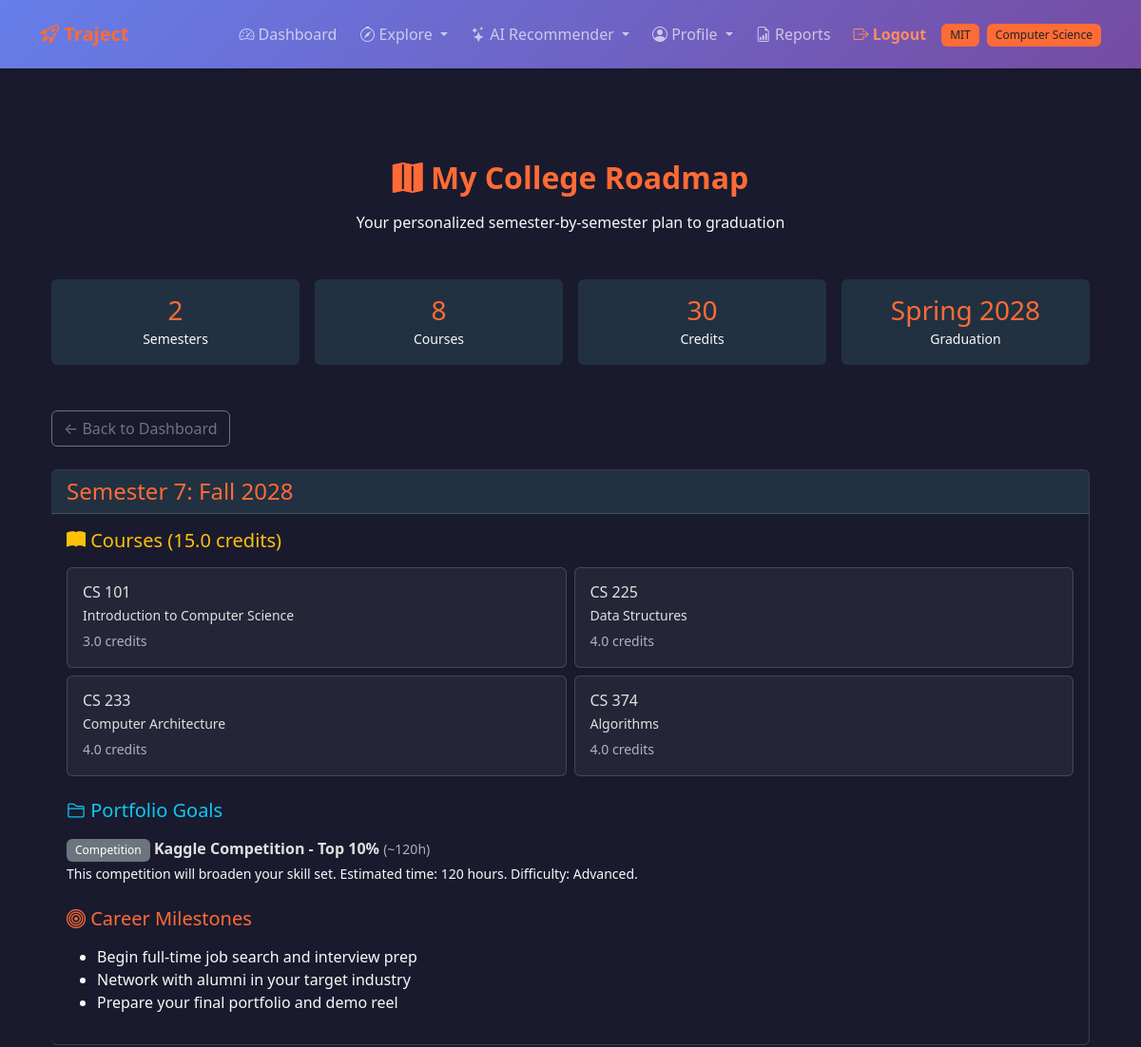
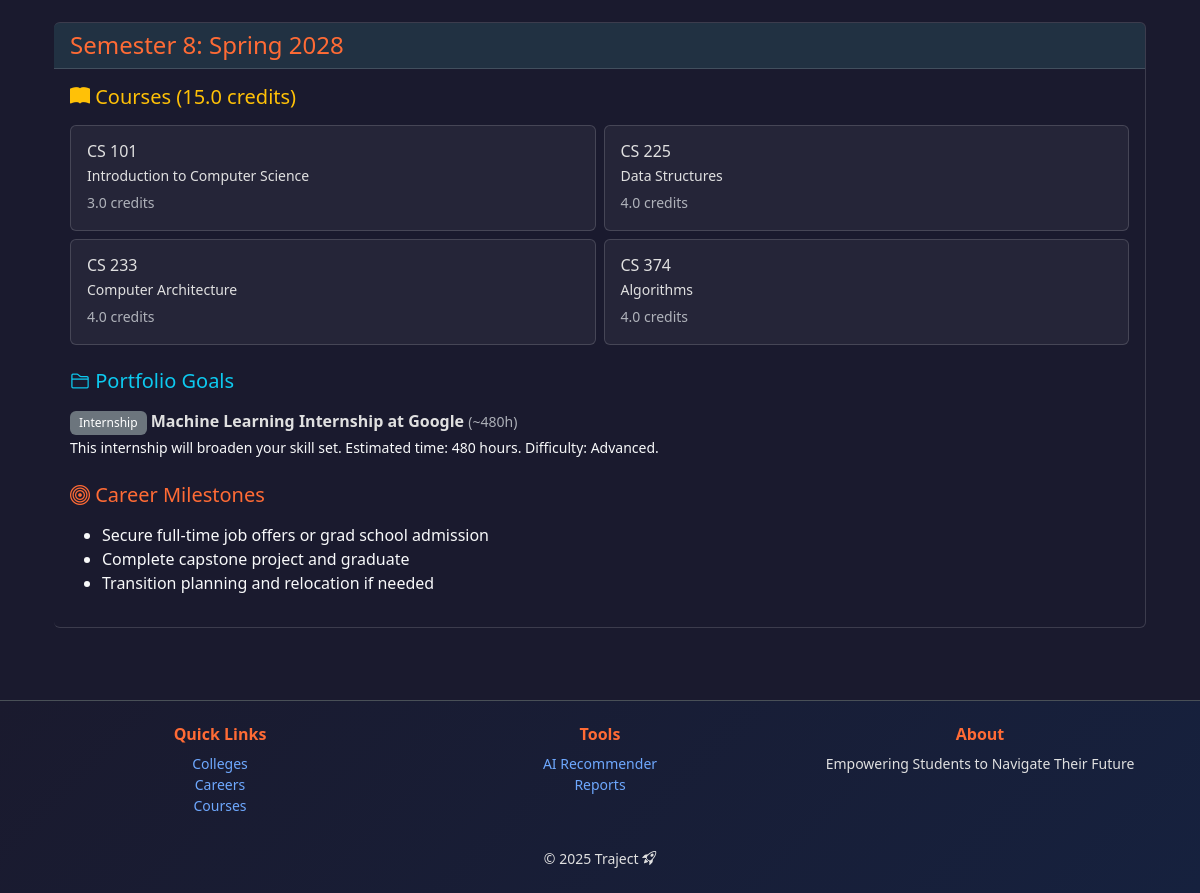
/recommender/roadmap/ (signed in), run on the app's committed database (2 pictures, top to bottom).
### accounts/models.py (models this page shows, shortened)
class UserProfile(models.Model):
    ACADEMIC_YEARS = [
        ('FR', 'Freshman'),
        ('SO', 'Sophomore'),
        ('JR', 'Junior'),
        ('SR', 'Senior'),
        ('GR', 'Graduate'),
    ]
    user = models.OneToOneField(
        User, on_delete=models.CASCADE, related_name='profile'
    )
    college = models.ForeignKey(
        "colleges.College",
        on_delete=models.SET_NULL,
        null=True, blank=True,
        related_name='students'
    )
    major = models.ForeignKey(
        "colleges.Major",
        on_delete=models.SET_NULL,
        null=True, blank=True,
        related_name='major_students'
    )
    minors = models.ManyToManyField(
        "colleges.Major",
        blank=True,
        related_name='minor_students',
        help_text="Optional secondary areas of study."
    )
    gpa = models.DecimalField(
        max_digits=4,
        decimal_places=2,
        validators=[MinValueValidator(0.0), MaxValueValidator(4.0)],
        null=True, blank=True,
        help_text="GPA on a 4.0 scale."
    )
    academic_year = models.CharField(
        max_length=2,
        choices=ACADEMIC_YEARS,
        default='FR'
    )
    personal_interests = models.TextField(blank=True)
    career_goals = models.TextField(blank=True)
    clubs_interest = models.TextField(blank=True)
    clubs_user_is_a_part_of = models.TextField(blank=True)
    skills = models.TextField(blank=True)
    work_experience = models.TextField(blank=True)
    preferred_industries = models.TextField(blank=True)
    preferred_locations = models.TextField(blank=True)
    preferred_positions = models.TextField(blank=True)
    preferred_company = models.TextField(blank=True)
    created_at = models.DateTimeField(auto_now_add=True)
    class Meta:
        ordering = ['user__username']
        verbose_name = "User Profile"
        verbose_name_plural = "User Profiles"
    def get_skills_list(self):
        if not self.skills:
            return []
        return [s.strip() for s in self.skills.split(',') if s.strip()]
    def get_interests_list(self):
        if not self.personal_interests:
            return []
        return [i.strip() for i in self.personal_interests.split(',') if i.strip()]

class Course(models.Model):
    subject = models.CharField(max_length=20)
    number = models.CharField(max_length=20)
    title = models.CharField(max_length=200)
    credits = models.DecimalField(
        max_digits=3, decimal_places=1,
        validators=[MinValueValidator(0.5), MaxValueValidator(10.0)]
    )
    major = models.ForeignKey(
        "colleges.Major",
        on_delete=models.CASCADE,
        related_name="recommended_courses"
    )
    description = models.TextField(blank=True)

class PortfolioItem(models.Model):
    ITEM_TYPES = [
        ('PROJECT', 'Project'),
        ('CERT', 'Certification'),
        ('MILESTONE', 'Milestone'),
        ('INTERNSHIP', 'Internship'),
        ('COMPETITION', 'Competition'),
    ]
    title = models.CharField(max_length=200)
    item_type = models.CharField(max_length=20, choices=ITEM_TYPES, default='PROJECT')
    description = models.TextField(blank=True)
    related_careers = models.ManyToManyField(
        'careers.Career',
        blank=True,
        related_name='portfolio_items'
    )
    skills_gained = models.TextField(
        blank=True,
        help_text="Comma-separated list of skills"
    )
    estimated_hours = models.PositiveIntegerField(
        null=True, blank=True,
        help_text="Estimated hours to complete"
    )
    difficulty_level = models.CharField(
        max_length=20,
        choices=[
            ('BEGINNER', 'Beginner'),
            ('INTERMEDIATE', 'Intermediate'),
            ('ADVANCED', 'Advanced'),
        ],
        default='BEGINNER'
    )
    resource_url = models.URLField(blank=True, null=True)
    created_at = models.DateTimeField(auto_now_add=True)
    class Meta:
        ordering = ['difficulty_level', 'title']
        verbose_name = "Portfolio Item"
        verbose_name_plural = "Portfolio Items"
    def get_skills_list(self):
        if not self.skills_gained:
            return []
        return [s.strip() for s in self.skills_gained.split(',') if s.strip()]

### colleges/models.py (models this page shows, shortened)
class College(models.Model):
    college_name = models.CharField(max_length=300)  # Full college name
    city = models.CharField(max_length=100)
    state = models.CharField(max_length=100)
    abbreviation = models.CharField(max_length=50, unique=True)  # e.g. UIUC
    logo_url = models.URLField(blank=True, null=True)
    class Meta:
        ordering = ["college_name"]

class Major(models.Model):
    college = models.ForeignKey(
        College, on_delete=models.CASCADE, related_name="majors"
    )
    name = models.CharField(max_length=120)
    code = models.CharField(max_length=20, blank=True)  # e.g., CS, ECE, etc.
    class Meta:
        unique_together = ("college", "name")  # Prevent duplicates within same college
        ordering = ["college__abbreviation", "name"]

### recommender/views.py (the view)
# urls.py: path('roadmap/', views.roadmap_view, name='roadmap'),
@login_required
def roadmap_view(request):
    profile = request.user.profile
    generator = RoadmapGenerator(profile)
    roadmap = generator.generate_roadmap()
    summary = generator.generate_summary()
    context = {
        'roadmap': roadmap,
        'summary': summary,
        'profile': profile,
    }
    return render(request, 'recommender/roadmap.html', context)

### recommender/engine.py (called while the page is built)
    def get_career_recommendations(self, limit: int = 5) -> List[Dict]:
        all_careers = Career.objects.all()
        recommendations = []
        for career in all_careers:
            match_data = self._calculate_career_match(career)
            if match_data['match_score'] > 0:
                recommendations.append({
                    'career': career,
                    'match_score': match_data['match_score'],
                    'matched_skills': match_data['matched_skills'],
                    'missing_skills': match_data['missing_skills'],
                    'reasoning': match_data['reasoning'],
                })
        recommendations.sort(key=lambda x: x['match_score'], reverse=True)
        return recommendations[:limit]

    def _assess_difficulty_match(self, difficulty: str) -> int:
        year = self.profile.academic_year
        difficulty_map = {
            'FR': {'BEGINNER': 10, 'INTERMEDIATE': 5, 'ADVANCED': 2},
            'SO': {'BEGINNER': 8, 'INTERMEDIATE': 10, 'ADVANCED': 5},
            'JR': {'BEGINNER': 5, 'INTERMEDIATE': 10, 'ADVANCED': 8},
            'SR': {'BEGINNER': 3, 'INTERMEDIATE': 8, 'ADVANCED': 10},
            'GR': {'BEGINNER': 2, 'INTERMEDIATE': 5, 'ADVANCED': 10},
        }
        return difficulty_map.get(year, {}).get(difficulty, 5)

    def _generate_portfolio_reasoning(
            self, item: PortfolioItem, item_skills: set, target_skills: set
    ) -> str:
        overlap = item_skills & target_skills
        if overlap:
            reason = f"This {item.get_item_type_display().lower()} will help you develop {', '.join(list(overlap)[:2])}, "
            reason += f"which are important for your target careers. "
        else:
            reason = f"This {item.get_item_type_display().lower()} will broaden your skill set. "
        if item.estimated_hours:
            reason += f"Estimated time: {item.estimated_hours} hours. "
        reason += f"Difficulty: {item.get_difficulty_level_display()}."
        return reason

### recommender/roadmap.py (called while the page is built)
    def _get_current_semester_index(self) -> int:
        year_map = {
            'FR': 0,
            'SO': 2,
            'JR': 4,
            'SR': 6,
            'GR': 8,
        }
        return year_map.get(self.profile.academic_year, 0)

### templates/recommender/roadmap.html (shortened to what this page needs)
{% extends "accounts/base.html" %}
{% load static %}
{% block content %}
<div class="container mt-5">
 <div class="text-center mb-5">
 <h2 class="fw-bold text-accent mb-3"><i class="bi bi-map-fill"></i> My College Roadmap</h2>
 <p class="text-light">Your personalized semester-by-semester plan to graduation</p>
 </div>
 <div class="row g-3 mb-5">
 <div class="col-md-3">
 <div class="card text-center" style="background: rgba(102, 252, 241, 0.1); border: 1px solid var(--tj-accent);">
 <div class="card-body">
 <h3 class="text-accent mb-0">{{ summary.total_semesters }}</h3>
 <small class="text-light">Semesters</small>
 </div>
 </div>
 </div>
 <div class="col-md-3">
 <div class="card text-center" style="background: rgba(102, 252, 241, 0.1); border: 1px solid var(--tj-accent);">
 <div class="card-body">
 <h3 class="text-accent mb-0">{{ summary.total_courses }}</h3>
 <small class="text-light">Courses</small>
 </div>
 </div>
 </div>
 <div class="col-md-3">
 <div class="card text-center" style="background: rgba(102, 252, 241, 0.1); border: 1px solid var(--tj-accent);">
 <div class="card-body">
 <h3 class="text-accent mb-0">{{ summary.total_credits|floatformat:0 }}</h3>
 <small class="text-light">Credits</small>
 </div>
 </div>
 </div>
 <div class="col-md-3">
 <div class="card text-center" style="background: rgba(102, 252, 241, 0.1); border: 1px solid var(--tj-accent);">
 <div class="card-body">
 <h3 class="text-accent mb-0">{{ summary.graduation_season }} {{ summary.graduation_year }}</h3>
 <small class="text-light">Graduation</small>
 </div>
 </div>
 </div>
 </div>
 <div class="mb-4">
 <a href="{% url 'accounts:dashboard' %}" class="btn btn-outline-secondary">← Back to Dashboard</a>
 </div>
 {% for semester in roadmap %}
 <div class="card mb-4" style="border-left: 4px solid var(--tj-accent);">
 <div class="card-header" style="background: rgba(102, 252, 241, 0.1);">
 <h4 class="mb-0 text-accent">
 Semester {{ semester.semester_number }}: {{ semester.season }} {{ semester.year }}
 </h4>
 </div>
 <div class="card-body">
 <div class="mb-4">
 <h5 class="text-warning mb-3"><i class="bi bi-book-fill"></i> Courses ({{ semester.total_credits|floatformat:1 }} credits)</h5>
 {% if semester.courses %}
 <div class="row g-2">
 {% for course_data in semester.courses %}
 <div class="col-md-6">
 <div class="card h-100" style="background: rgba(255, 255, 255, 0.05);">
 <div class="card-body p-3">
 <h6 class="mb-1">{{ course_data.course.subject }} {{ course_data.course.number }}</h6>
 <p class="small mb-1">{{ course_data.course.title }}</p>
 <small class="text-muted">{{ course_data.credits }} credits</small>
 </div>
 </div>
 </div>
 {% endfor %}
 </div>
 {% else %}
 <p class="text-muted small">No courses scheduled for this semester.</p>
 {% endif %}
 </div>
 <div class="mb-4">
 <h5 class="text-info mb-3"><i class="bi bi-folder2"></i> Portfolio Goals</h5>
 {% if semester.portfolio_items %}
 <ul class="list-unstyled">
 {% for item_data in semester.portfolio_items %}
 <li class="mb-2">
 <span class="badge bg-secondary">{{ item_data.item.get_item_type_display }}</span>
 <strong>{{ item_data.item.title }}</strong>
 {% if item_data.estimated_hours %}
 <small class="text-muted">(~{{ item_data.estimated_hours }}h)</small>
 {% endif %}
 <br>
 <small class="text-light">{{ item_data.reasoning }}</small>
 </li>
 {% endfor %}
 </ul>
 {% else %}
 <p class="text-muted small">No portfolio items for this semester.</p>
 {% endif %}
 </div>
 <div>
 <h5 class="text-accent mb-3"><i class="bi bi-bullseye"></i> Career Milestones</h5>
 {% if semester.milestones %}
 <ul>
 {% for milestone in semester.milestones %}
 <li class="text-light">{{ milestone }}</li>
 {% endfor %}
 </ul>
 {% else %}
 <p class="text-muted small">No specific milestones for this semester.</p>
 {% endif %}
 </div>
 </div>
 </div>
 {% empty %}
 <div class="alert alert-info">
 No roadmap available. Make sure you have a major selected in your profile.
 </div>
 {% endfor %}
</div>
{% endblock %}

### templates/accounts/base.html (shortened to what this page needs)
{% load static %}
<!DOCTYPE html>
<html lang="en" data-bs-theme="dark">
 <head>
 <link
 href="https://cdn.jsdelivr.net/npm/bootstrap@5.3.3/dist/css/bootstrap.min.css"
 rel="stylesheet"
 >
 <link
 rel="stylesheet"
 href="https://cdn.jsdelivr.net/npm/bootstrap-icons@1.11.3/font/bootstrap-icons.min.css"
 >
 <link rel="stylesheet" href="{% static 'css/traject.css' %}">
 </head>
 <body class="traject-bg d-flex flex-column min-vh-100">
 <nav class="navbar navbar-expand-lg traject-navbar py-3">
 <div class="container">
 <a class="navbar-brand fw-bold text-accent" href="/">
 <i class="bi bi-rocket-takeoff"></i> Traject
 </a>
 <div class="collapse navbar-collapse" id="navbarNav">
 <ul class="navbar-nav ms-auto align-items-center gap-2">
 {% if user.is_authenticated %}
 <li class="nav-item">
 <a class="nav-link" href="{% url 'accounts:dashboard' %}">
 <i class="bi bi-speedometer2"></i> Dashboard
 </a>
 </li>
 <li class="nav-item dropdown">
 <a class="nav-link dropdown-toggle" href="#" role="button" data-bs-toggle="dropdown">
 <i class="bi bi-compass"></i> Explore
 </a>
 </li>
 <li class="nav-item dropdown">
 <a class="nav-link dropdown-toggle" href="#" role="button" data-bs-toggle="dropdown">
 <i class="bi bi-stars"></i> AI Recommender
 </a>
 </li>
 <li class="nav-item dropdown">
 <a class="nav-link dropdown-toggle" href="#" role="button" data-bs-toggle="dropdown">
 <i class="bi bi-person-circle"></i> Profile
 </a>
 </li>
 <li class="nav-item">
 <a class="nav-link" href="{% url 'accounts:reports' %}">
 <i class="bi bi-file-earmark-bar-graph"></i> Reports
 </a>
 </li>
 <li class="nav-item">
 <a class="nav-link fw-semibold text-accent-dark" href="{% url 'accounts:logout' %}">
 <i class="bi bi-box-arrow-right"></i> Logout
 </a>
 </li>
 {% if user.profile.college %}
 <li class="nav-item">
 <span class="badge bg-accent text-dark" data-bs-toggle="tooltip" title="Your College">
 {{ user.profile.college.abbreviation }}
 </span>
 </li>
 {% endif %}
 {% if user.profile.major %}
 <li class="nav-item">
 <span class="badge bg-accent text-dark" data-bs-toggle="tooltip" title="Your Major">
 {{ user.profile.major.name }}
 </span>
 </li>
 {% endif %}
 {% else %}
 <li class="nav-item"><a class="nav-link" href="{% url 'accounts:login' %}">Login</a></li>
 <li class="nav-item">
 <a class="btn btn-accent btn-sm" href="{% url 'accounts:signup' %}">Sign Up</a>
 </li>
 {% endif %}
 </ul>
 </div>
 </div>
 </nav>
 <main class="flex-grow-1 py-5">
 <div class="container">
 {% block content %}{% endblock %}
 </div>
 </main>
 <footer class="footer text-center py-4 border-top">
 <div class="container">
 <div class="row mb-3">
 <div class="col-md-4 mb-3 mb-md-0">
 <h6 class="text-accent fw-bold">Quick Links</h6>
 <ul class="list-unstyled small">
 <li><a href="{% url 'colleges:list' %}" class="text-decoration-none">Colleges</a></li>
 <li><a href="{% url 'careers:list' %}" class="text-decoration-none">Careers</a></li>
 <li><a href="{% url 'catalog:courses' %}" class="text-decoration-none">Courses</a></li>
 </ul>
 </div>
 <div class="col-md-4 mb-3 mb-md-0">
 <h6 class="text-accent fw-bold">Tools</h6>
 <ul class="list-unstyled small">
 {% if user.is_authenticated %}
 <li><a href="{% url 'recommender:dashboard' %}" class="text-decoration-none">AI Recommender</a></li>
 <li><a href="{% url 'accounts:reports' %}" class="text-decoration-none">Reports</a></li>
 {% else %}
 <li><a href="{% url 'accounts:login' %}" class="text-decoration-none">Login</a></li>
 <li><a href="{% url 'accounts:signup' %}" class="text-decoration-none">Sign Up</a></li>
 {% endif %}
 </ul>
 </div>
 <div class="col-md-4">
 <h6 class="text-accent fw-bold">About</h6>
 <p class="small mb-0">Empowering Students to Navigate Their Future</p>
 </div>
 </div>
 <p class="mb-0 small">&copy; {% now "Y" %} Traject <i class="bi bi-rocket-takeoff"></i></p>
 </div>
 </footer>
 </body>
</html>

### static/css/traject.css (style rules this page uses)
:root { --traject-primary: #667eea; --traject-secondary: #764ba2; --traject-accent: #FF6B35; --traject-dark: #1a1a2e; --traject-light: #f8f9fa; }
[data-bs-theme="dark"] { --bs-body-bg: #1a1a2e; --bs-body-color: #e0e0e0; }
.traject-bg { background-color: var(--traject-dark); }
.traject-navbar { background: linear-gradient(135deg, var(--traject-primary) 0%, var(--traject-secondary) 100%); box-shadow: 0 2px 4px rgba(0,0,0,.1); }
.text-accent { color: var(--traject-accent) !important; }
.text-accent-dark { color: #ff8c61 !important; }
.bg-accent { background-color: var(--traject-accent) !important; }
.card { transition: transform 0.3s ease, box-shadow 0.3s ease; }
.badge { padding: 0.5em 0.75em; font-weight: 500; }
.footer { background: linear-gradient(135deg, #1a1a2e 0%, #16213e 100%); border-top: 2px solid var(--traject-primary); }
html { scroll-behavior: smooth; }
.btn { transition: all 0.3s ease; }

### data on the page
Course: course.subject "CS", course.number "101", course "Introduction to Computer Science", credits "3.0"
Course: course.subject "CS", course.number "225", course "Data Structures", credits "4.0"
Course: course.subject "CS", course.number "233", course "Computer Architecture", credits "4.0"
Course: course.subject "CS", course.number "374", course "Algorithms", credits "4.0"
PortfolioItem: item.item_type "Competition", item "Kaggle Competition - Top 10%", estimated_hours "120", reasoning "This competition will broaden your skill set. Estimated time: 120 hours. Difficulty: Advanced."
PortfolioItem: item.item_type "Internship", item "Machine Learning Internship at Google", estimated_hours "480", reasoning "This internship will broaden your skill set. Estimated time: 480 hours. Difficulty: Advanced."

### other printed values
{{ user.profile.college.abbreviation }} "MIT"
{{ user.profile.major.name }} "Computer Science"
{{ summary.total_semesters }} "2"
{{ summary.total_courses }} "8"
{{ summary.total_credits|floatformat:0 }} "30"
{{ summary.graduation_season }} "Spring"
{{ summary.graduation_year }} "2028"
{{ semester.semester_number }} "7" "8"
{{ semester.season }} "Fall" "Spring"
{{ semester.year }} "2028" "2028"
{{ semester.total_credits|floatformat:1 }} "15.0" "15.0"
{{ milestone }} "Begin full-time job search and interview prep" "Network with alumni in your target industry" "Prepare your final portfolio and demo reel" "Secure full-time job offers or grad school admission" "Complete capstone project and graduate" "Transition planning and relocation if needed"
